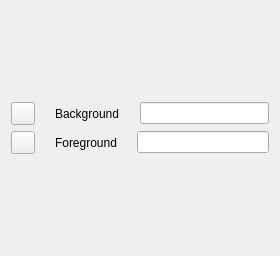
             <widget class="QWidget" name="page">
              <property name="geometry">
               <rect>
                <x>0</x>
                <y>0</y>
                <width>280</width>
                <height>256</height>
               </rect>
              </property>
              <attribute name="label">
               <string>Primary</string>
              </attribute>
              <layout class="QVBoxLayout" name="verticalLayout_8">
               <item>
                <spacer name="verticalSpacer_14">
                 <property name="orientation">
                  <enum>Qt::Orientation::Vertical</enum>
                 </property>
                 <property name="sizeHint" stdset="0">
                  <size>
                   <width>20</width>
                   <height>40</height>
                  </size>
                 </property>
                </spacer>
               </item>
               <item>
                <layout class="QHBoxLayout" name="horizontalLayout_5">
                 <property name="spacing">
                  <number>10</number>
                 </property>
                 <item>
                  <widget class="QToolButton" name="square_primary_bg">
                   <property name="cursor">
                    <cursorShape>PointingHandCursor</cursorShape>
                   </property>
                   <property name="text">
                    <string/>
                   </property>
                  </widget>
                 </item>
                 <item>
                  <spacer name="horizontalSpacer_5">
                   <property name="orientation">
                    <enum>Qt::Orientation::Horizontal</enum>
                   </property>
                   <property name="sizeType">
                    <enum>QSizePolicy::Policy::Minimum</enum>
                   </property>
                   <property name="sizeHint" stdset="0">
                    <size>
                     <width>10</width>
                     <height>20</height>
                    </size>
                   </property>
                  </spacer>
                 </item>
                 <item>
                  <widget class="QLabel" name="label_primary_bg">
                   <property name="text">
                    <string>Background</string>
                   </property>
                  </widget>
                 </item>
                 <item>
                  <spacer name="horizontalSpacer_2">
                   <property name="orientation">
                    <enum>Qt::Orientation::Horizontal</enum>
                   </property>
                   <property name="sizeType">
                    <enum>QSizePolicy::Policy::Minimum</enum>
                   </property>
                   <property name="sizeHint" stdset="0">
                    <size>
                     <width>10</width>
                     <height>20</height>
                    </size>
                   </property>
                  </spacer>
                 </item>
                 <item>
                  <widget class="QLineEdit" name="input_hex_primary_bg">
                   <property name="cursor">
                    <cursorShape>PointingHandCursor</cursorShape>
                   </property>
                  </widget>
                 </item>
                </layout>
               </item>
               <item>
                <layout class="QHBoxLayout" name="horizontalLayout_6">
                 <property name="spacing">
                  <number>10</number>
                 </property>
                 <item>
                  <widget class="QToolButton" name="square_primary_fg">
                   <property name="cursor">
                    <cursorShape>PointingHandCursor</cursorShape>
                   </property>
                   <property name="text">
                    <string/>
                   </property>
                  </widget>
                 </item>
                 <item>
                  <spacer name="horizontalSpacer_6">
                   <property name="orientation">
                    <enum>Qt::Orientation::Horizontal</enum>
                   </property>
                   <property name="sizeType">
                    <enum>QSizePolicy::Policy::Minimum</enum>
                   </property>
                   <property name="sizeHint" stdset="0">
                    <size>
                     <width>10</width>
                     <height>20</height>
                    </size>
                   </property>
                  </spacer>
                 </item>
                 <item>
                  <widget class="QLabel" name="label_primary_fg">
                   <property name="text">
                    <string>Foreground</string>
                   </property>
                  </widget>
                 </item>
                 <item>
                  <spacer name="horizontalSpacer_4">
                   <property name="orientation">
                    <enum>Qt::Orientation::Horizontal</enum>
                   </property>
                   <property name="sizeType">
                    <enum>QSizePolicy::Policy::Minimum</enum>
                   </property>
                   <property name="sizeHint" stdset="0">
                    <size>
                     <width>10</width>
                     <height>20</height>
                    </size>
                   </property>
                  </spacer>
                 </item>
                 <item>
                  <widget class="QLineEdit" name="input_hex_primary_fg">
                   <property name="cursor">
                    <cursorShape>PointingHandCursor</cursorShape>
                   </property>
                  </widget>
                 </item>
                </layout>
               </item>
               <item>
                <spacer name="verticalSpacer">
                 <property name="orientation">
                  <enum>Qt::Orientation::Vertical</enum>
                 </property>
                 <property name="sizeHint" stdset="0">
                  <size>
                   <width>20</width>
                   <height>40</height>
                  </size>
                 </property>
                </spacer>
               </item>
              </layout>
             </widget>
